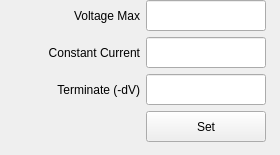
      <widget class="QWidget" name="tab_2">
       <attribute name="title">
        <string>NiMH/NiCad</string>
       </attribute>
       <widget class="QWidget" name="layoutWidget">
        <property name="geometry">
         <rect>
          <x>0</x>
          <y>0</y>
          <width>271</width>
          <height>146</height>
         </rect>
        </property>
        <layout class="QHBoxLayout" name="horizontalLayout_4">
         <property name="sizeConstraint">
          <enum>QLayout::SetFixedSize</enum>
         </property>
         <item>
          <spacer name="horizontalSpacer_3">
           <property name="orientation">
            <enum>Qt::Horizontal</enum>
           </property>
           <property name="sizeType">
            <enum>QSizePolicy::Preferred</enum>
           </property>
           <property name="sizeHint" stdset="0">
            <size>
             <width>40</width>
             <height>20</height>
            </size>
           </property>
          </spacer>
         </item>
         <item>
          <layout class="QVBoxLayout" name="verticalLayout_5">
           <item>
            <widget class="QLabel" name="label_6">
             <property name="sizePolicy">
              <sizepolicy hsizetype="Fixed" vsizetype="Fixed">
               <horstretch>0</horstretch>
               <verstretch>0</verstretch>
              </sizepolicy>
             </property>
             <property name="minimumSize">
              <size>
               <width>100</width>
               <height>31</height>
              </size>
             </property>
             <property name="maximumSize">
              <size>
               <width>100</width>
               <height>31</height>
              </size>
             </property>
             <property name="text">
              <string>Voltage Max</string>
             </property>
             <property name="alignment">
              <set>Qt::AlignRight|Qt::AlignTrailing|Qt::AlignVCenter</set>
             </property>
            </widget>
           </item>
           <item>
            <widget class="QLabel" name="label_7">
             <property name="sizePolicy">
              <sizepolicy hsizetype="Fixed" vsizetype="Fixed">
               <horstretch>0</horstretch>
               <verstretch>0</verstretch>
              </sizepolicy>
             </property>
             <property name="minimumSize">
              <size>
               <width>100</width>
               <height>31</height>
              </size>
             </property>
             <property name="maximumSize">
              <size>
               <width>100</width>
               <height>31</height>
              </size>
             </property>
             <property name="text">
              <string>Constant Current</string>
             </property>
             <property name="alignment">
              <set>Qt::AlignRight|Qt::AlignTrailing|Qt::AlignVCenter</set>
             </property>
            </widget>
           </item>
           <item>
            <widget class="QLabel" name="label_12">
             <property name="sizePolicy">
              <sizepolicy hsizetype="Fixed" vsizetype="Fixed">
               <horstretch>0</horstretch>
               <verstretch>0</verstretch>
              </sizepolicy>
             </property>
             <property name="minimumSize">
              <size>
               <width>100</width>
               <height>31</height>
              </size>
             </property>
             <property name="maximumSize">
              <size>
               <width>100</width>
               <height>31</height>
              </size>
             </property>
             <property name="text">
              <string>Terminate (-dV)</string>
             </property>
             <property name="alignment">
              <set>Qt::AlignRight|Qt::AlignTrailing|Qt::AlignVCenter</set>
             </property>
            </widget>
           </item>
           <item>
            <widget class="QLabel" name="label_3">
             <property name="sizePolicy">
              <sizepolicy hsizetype="Fixed" vsizetype="Fixed">
               <horstretch>0</horstretch>
               <verstretch>0</verstretch>
              </sizepolicy>
             </property>
             <property name="minimumSize">
              <size>
               <width>100</width>
               <height>31</height>
              </size>
             </property>
             <property name="maximumSize">
              <size>
               <width>100</width>
               <height>31</height>
              </size>
             </property>
             <property name="text">
              <string/>
             </property>
            </widget>
           </item>
          </layout>
         </item>
         <item>
          <layout class="QVBoxLayout" name="verticalLayout_7">
           <item>
            <widget class="QLineEdit" name="lineEdit_vset_2">
             <property name="sizePolicy">
              <sizepolicy hsizetype="Fixed" vsizetype="Fixed">
               <horstretch>0</horstretch>
               <verstretch>0</verstretch>
              </sizepolicy>
             </property>
             <property name="minimumSize">
              <size>
               <width>120</width>
               <height>31</height>
              </size>
             </property>
             <property name="maximumSize">
              <size>
               <width>120</width>
               <height>31</height>
              </size>
             </property>
             <property name="alignment">
              <set>Qt::AlignCenter</set>
             </property>
            </widget>
           </item>
           <item>
            <widget class="QLineEdit" name="lineEdit_iset_2">
             <property name="sizePolicy">
              <sizepolicy hsizetype="Fixed" vsizetype="Fixed">
               <horstretch>0</horstretch>
               <verstretch>0</verstretch>
              </sizepolicy>
             </property>
             <property name="minimumSize">
              <size>
               <width>120</width>
               <height>31</height>
              </size>
             </property>
             <property name="maximumSize">
              <size>
               <width>120</width>
               <height>31</height>
              </size>
             </property>
             <property name="alignment">
              <set>Qt::AlignCenter</set>
             </property>
            </widget>
           </item>
           <item>
            <widget class="QLineEdit" name="lineEdit_term_2">
             <property name="sizePolicy">
              <sizepolicy hsizetype="Fixed" vsizetype="Fixed">
               <horstretch>0</horstretch>
               <verstretch>0</verstretch>
              </sizepolicy>
             </property>
             <property name="minimumSize">
              <size>
               <width>120</width>
               <height>31</height>
              </size>
             </property>
             <property name="maximumSize">
              <size>
               <width>120</width>
               <height>31</height>
              </size>
             </property>
             <property name="alignment">
              <set>Qt::AlignCenter</set>
             </property>
            </widget>
           </item>
           <item>
            <widget class="QPushButton" name="pushButton_set_2">
             <property name="sizePolicy">
              <sizepolicy hsizetype="Fixed" vsizetype="Fixed">
               <horstretch>0</horstretch>
               <verstretch>0</verstretch>
              </sizepolicy>
             </property>
             <property name="minimumSize">
              <size>
               <width>120</width>
               <height>31</height>
              </size>
             </property>
             <property name="maximumSize">
              <size>
               <width>120</width>
               <height>31</height>
              </size>
             </property>
             <property name="text">
              <string>Set</string>
             </property>
            </widget>
           </item>
          </layout>
         </item>
        </layout>
       </widget>
      </widget>
